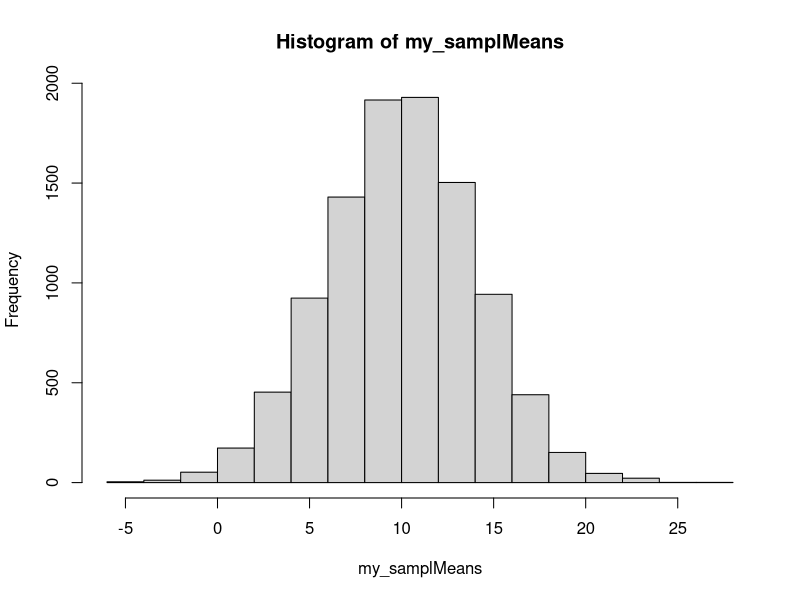
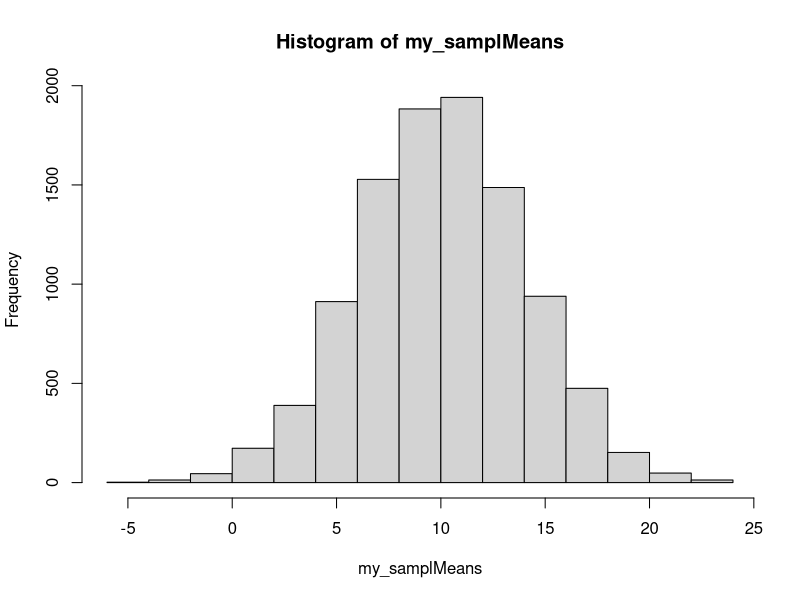
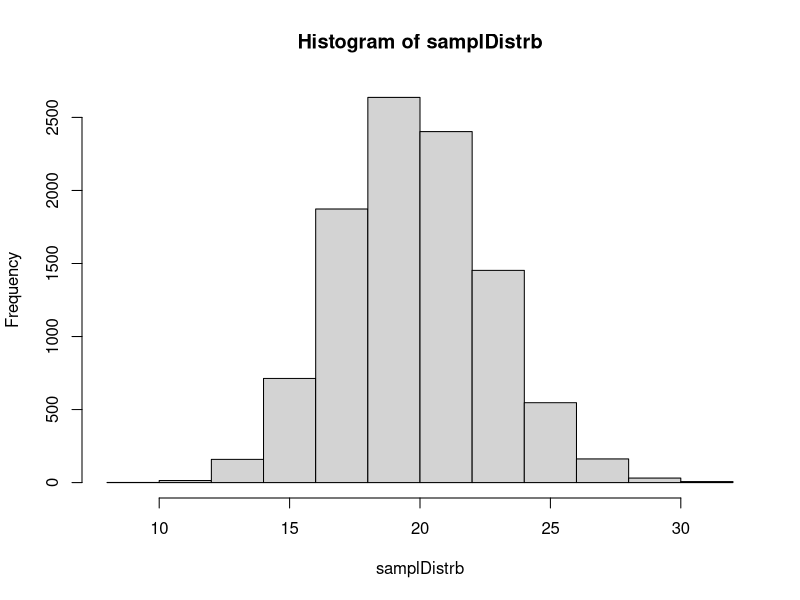

These figures' R source, in order:
## ---- chunk 1
#get proportion greater than 2.5
#verify this using a sampling distribution
pnorm(q=2.5, mean=0,sd=1,lower.tail=FALSE)

my_sample<-rnorm(1000000,mean=0,sd=1)
selection<-my_sample[my_sample>2.5]
length(selection)/1000000
## ---- chunk 2
#standardize the normal distribution
#get number of people who scored higher than 3 sd
stand_scores<-scale(rnorm(n=10000,mean=100,sd=10))
length(stand_scores[stand_scores>3])
## ---- chunk 3
#get sample mean with n=25
#identify the p-value in the sampling distribution
mean(rnorm(25,mean=10,sd=20))

my_samplMeans<-replicate(10000,mean(rnorm(25,10,20)))
hist(my_samplMeans)
pnorm(q=12,
      mean=mean(my_samplMeans),
      sd=sd(my_samplMeans),
      lower.tail=FALSE
      )
## ---- chunk 4
#get sample mean with n=100
#identify the p-value in the sampling distribution
mean(rnorm(100,mean=10,sd=20))

my_samplMeans<-replicate(10000,mean(rnorm(25,10,20)))
hist(my_samplMeans)
pnorm(q=12,
      mean=mean(my_samplMeans),
      sd=sd(my_samplMeans),
      lower.tail=FALSE
      )
#The proportion in #4 is lower because the scores away from the mean are less frequent than the #3 distribution.  The reduced variability and standard error in #4 are due to the increased sample size.
## ---- chunk 5
#get sd with n=25
#identify the p-value in the sampling distribution
sd(rnorm(25,mean=10,sd=20))

samplDistrb<-replicate(10000,sd(rnorm(25,10,20)))
hist(samplDistrb)
pnorm(q=15,
      mean=mean(samplDistrb),
      sd=sd(samplDistrb),
      lower.tail=TRUE
      )
